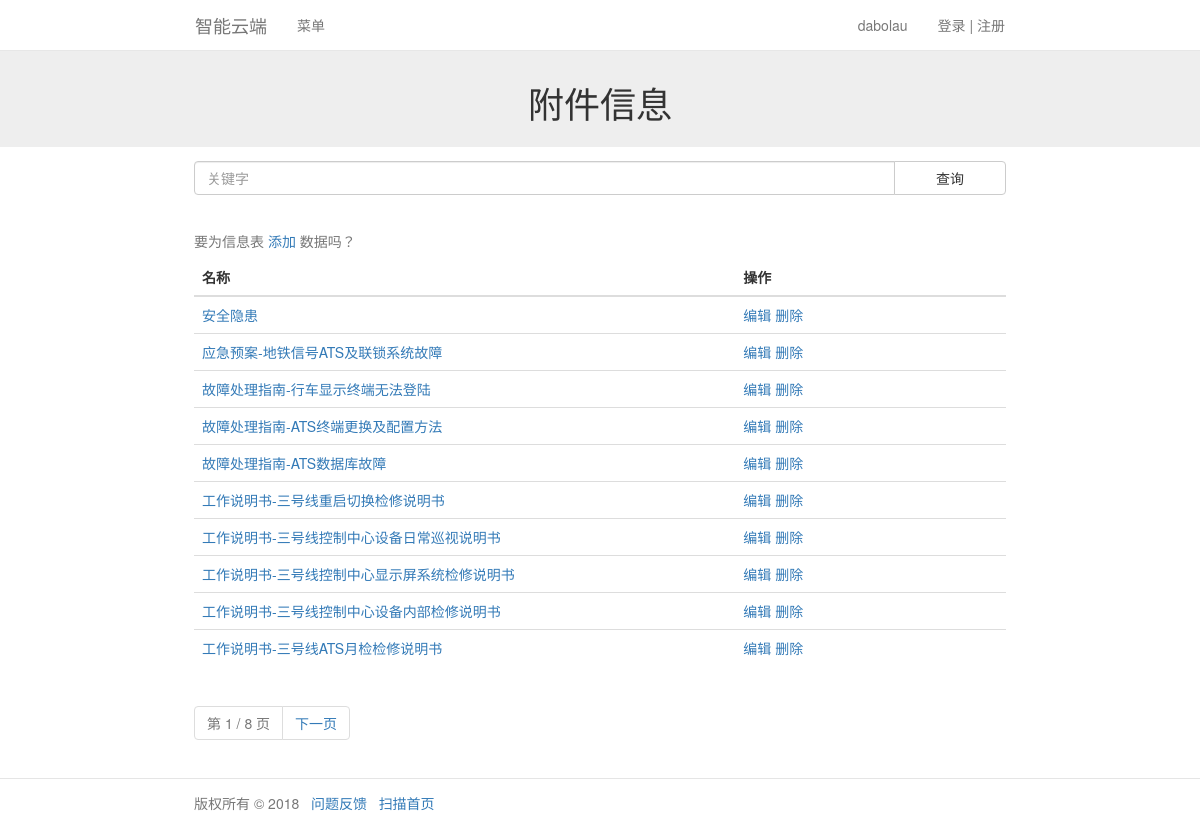
/file/?name= (signed in), run on the app's committed database.
### file/models.py (models this page shows, shortened)
class File(models.Model):
    file_name = models.CharField(
        verbose_name='文件名称',
        max_length=32,
        unique=True,  #唯一标示
    )
    tag_list = (
        ('班组照片', '班组照片'),
        ('员工照片', '员工照片'),
        ('设备照片', '设备照片'),
        ('其它附件', '其它附件'),
    )
    file_tag = models.CharField(
        verbose_name='文件标签',
        max_length=32,
        choices=tag_list,
    )
    file_upload = models.FileField(
        verbose_name='文件信息',
        upload_to='static/file/%Y%m%d/',
    )
    create_time = models.DateTimeField(
        verbose_name='创建时间',
        auto_now_add=True,
    )
    update_time = models.DateTimeField(
        verbose_name='创建时间',
        auto_now=True,
    )
    class Meta:
        verbose_name = '附件信息'
        verbose_name_plural = '附件信息'

### file/views.py (the view)
# urls.py: path('file/', include('file.urls')),
@login_required(login_url='/account/login')
def file(request):
    if request.method == 'GET':
        homeobj = Home.objects.filter(web_name='网站状态', web_status='打开').first()
        if not homeobj:
            return HttpResponseRedirect('/note/')
        name = request.GET.get('name')
        if name == None:
            return HttpResponseRedirect('/file/?name=')
        obj_all = File.objects.filter(file_name__contains=name).order_by('-id')
        paginator = Paginator(obj_all, 10)  # 每页显示一条数据
        page = request.GET.get('page')
        try:
            obj = paginator.page(page)
        except PageNotAnInteger:
            obj = paginator.page(1)  # 如果页面不是整数跳到第一页
        except EmptyPage:
            obj = paginator.page(paginator.num_pages)  # 如果页面超出最大范围跳到最后一页
        return render(request, 'file.html', locals())

### templates/file.html (shortened to what this page needs)
{% load static %}
<!DOCTYPE html>
<html>
<head>
    <link rel="stylesheet" href="{% static 'bootstrap/css/bootstrap.min.css' %}">
    <link rel="stylesheet" href="{% static 'css/css.css' %}">
</head>
<body>
    {% include 'navbar.html' %}
    <div class="banner">
        <div class="container">
            <div class="row text-center">
                <h1>附件信息</h1>
            </div>
        </div>
    </div>
    <div class="container">
        <div class="row">
            <form class="search" action="{% url 'file' %}" method="get">
                <div class="input-group">
                    <input type="text" name="name" class="form-control" placeholder="关键字">
                    <span class="input-group-btn">
                        <input type="submit" class="btn btn-default" value="查询">
                    </span>
                </div>
            </form>
            <table class="table table-hover">
                <caption>要为信息表
                    <a href="{% url 'file_add' %}">添加</a> 数据吗？</caption>
                <thead>
                    <tr>
                        <th class="col-xs-8">名称</th>
                        <th class="col-xs-4">操作</th>
                    </tr>
                </thead>
                <tbody>
                    {% for o in obj %}
                    <tr>
                        <td>
                            <a href="{% url 'file_detail' %}?id={{ o.id }}">{{ o.file_name }}</a>
                        </td>
                        <td>
                            <a href="{% url 'file_change' %}?id={{ o.id }}">编辑</a>
                            <a href="{% url 'file_delete' %}?id={{ o.id }}">删除</a>
                        </td>
                    </tr>
                    {% endfor %}
                </tbody>
            </table>
            <nav aria-label="Page navigation">
                <ul class="pagination">
                    <li class="disabled">
                        <a href="#">第 {{obj.number}} / {{obj.paginator.num_pages}} 页</a>
                    </li>
                    {% if obj.has_next %}
                    <li>
                        <a href="/file/?name={{name}}&page={{obj.next_page_number}}">下一页</a>
                    </li>
                    {% endif %}
                </ul>
            </nav>
        </div>
    </div>
    {% include 'footer.html' %}
</body>
</html>

### templates/navbar.html (shortened to what this page needs)
<nav class="navbar navbar-default navbar-fixed-top" role="navigation">
    <div class="container">
        <div class="navbar-header">
            <a class="navbar-brand" href="{% url 'main' %}">智能云端</a>
        </div>
        <div id="navbar" class="navbar-collapse collapse">
            <ul class="nav navbar-nav">
                <li class="dropdown">
                    <a href="#" class="dropdown-toggle" data-toggle="dropdown">菜单</a>
                </li>
            </ul>
            <ul class="nav navbar-nav navbar-right">
                <li class="dropdown">
                    <a href="#" class="dropdown-toggle" data-toggle="dropdown">登录 | 注册</a>
                </li>
            </ul>
            <ul class="nav navbar-nav navbar-right">
                <li class="dropdown">
                    <a href="#" class="dropdown-toggle" data-toggle="dropdown">{{user}}</a>
                </li>
            </ul>
        </div>
    </div>
</nav>

### static/css/css.css (style rules this page uses)
.navbar { background: #fff; }
.container { max-width: 60em; }
.row { padding-top: 1em; padding-bottom: 1em; padding-left: 1em; padding-right: 1em; }
.banner { padding-top: 3.5em; background: #eee; }
.btn { max-width: 8em; min-width: 8em; }
.search { padding-bottom: 2em; }

### data on the page
File: file_name "安全隐患"
File: file_name "应急预案-地铁信号ATS及联锁系统故障"
File: file_name "故障处理指南-行车显示终端无法登陆"
File: file_name "故障处理指南-ATS终端更换及配置方法"
File: file_name "故障处理指南-ATS数据库故障"
File: file_name "工作说明书-三号线重启切换检修说明书"
File: file_name "工作说明书-三号线控制中心设备日常巡视说明书"
File: file_name "工作说明书-三号线控制中心显示屏系统检修说明书"
File: file_name "工作说明书-三号线控制中心设备内部检修说明书"
File: file_name "工作说明书-三号线ATS月检检修说明书"

### other printed values
{{ user }} "dabolau"
{{ obj.number }} "1"
{{ obj.paginator.num_pages }} "8"
